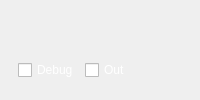
  <widget class="QDockWidget" name="dockWidget_output">
   <property name="font">
    <font>
     <pointsize>10</pointsize>
    </font>
   </property>
   <property name="features">
    <set>QDockWidget::DockWidgetClosable|QDockWidget::DockWidgetMovable|QDockWidget::DockWidgetVerticalTitleBar</set>
   </property>
   <property name="windowTitle">
    <string>Python Shell</string>
   </property>
   <attribute name="dockWidgetArea">
    <number>8</number>
   </attribute>
   <widget class="QWidget" name="dockWidgetContents_2">
    <layout class="QGridLayout" name="gridLayout_3">
     <property name="margin">
      <number>0</number>
     </property>
     <property name="spacing">
      <number>0</number>
     </property>
     <item row="0" column="0">
      <widget class="QWidget" name="widget" native="true">
       <layout class="QVBoxLayout" name="verticalLayout_3">
        <property name="spacing">
         <number>0</number>
        </property>
        <item>
         <widget class="QWidget" name="widget_output" native="true">
          <layout class="QGridLayout" name="gridLayout_17"/>
         </widget>
        </item>
        <item>
         <widget class="QFrame" name="frame">
          <property name="frameShape">
           <enum>QFrame::NoFrame</enum>
          </property>
          <property name="frameShadow">
           <enum>QFrame::Raised</enum>
          </property>
          <layout class="QHBoxLayout" name="horizontalLayout">
           <item>
            <widget class="QCheckBox" name="checkBox_output_debug">
             <property name="styleSheet">
              <string notr="true">color: rgb(255, 255, 255);</string>
             </property>
             <property name="text">
              <string>Debug</string>
             </property>
            </widget>
           </item>
           <item>
            <widget class="QCheckBox" name="checkBox_output_messages">
             <property name="styleSheet">
              <string notr="true">color: rgb(255, 255, 255);</string>
             </property>
             <property name="text">
              <string>Out</string>
             </property>
            </widget>
           </item>
           <item>
            <spacer name="horizontalSpacer_3">
             <property name="orientation">
              <enum>Qt::Horizontal</enum>
             </property>
             <property name="sizeHint" stdset="0">
              <size>
               <width>40</width>
               <height>20</height>
              </size>
             </property>
            </spacer>
           </item>
          </layout>
         </widget>
        </item>
       </layout>
      </widget>
     </item>
    </layout>
   </widget>
  </widget>
